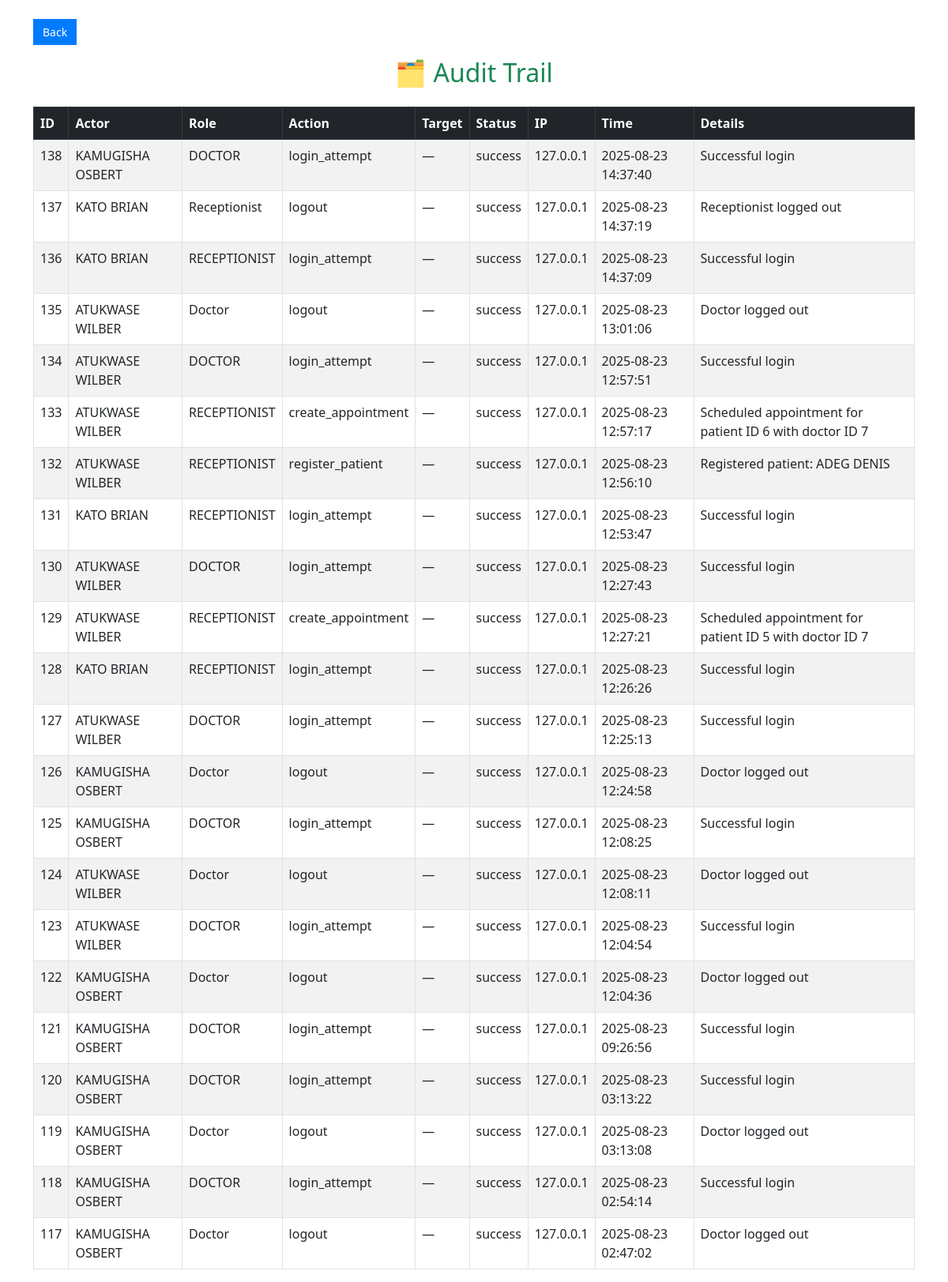
/admin/audit-trail (signed in), run on an earlier commit of the app's database.
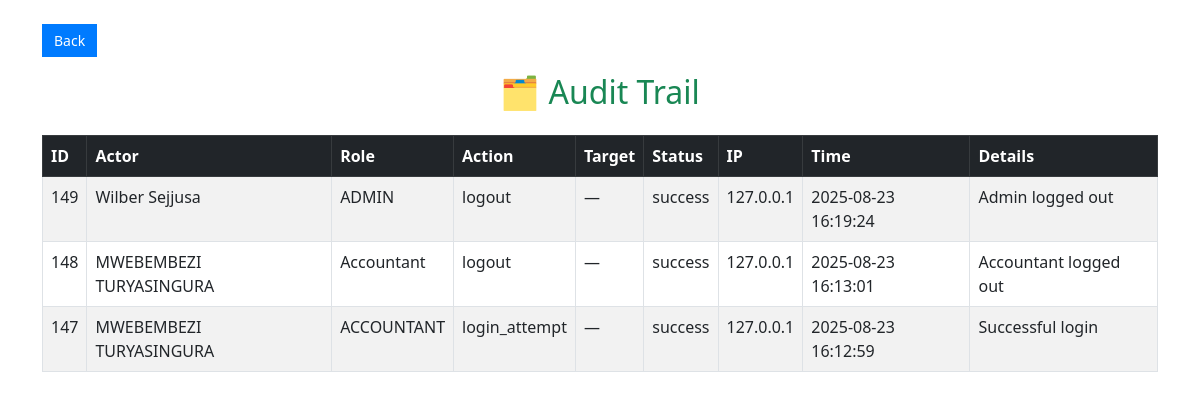
And on a later commit of the database.
### tables this page shows
CREATE TABLE audit_trail (
    id INTEGER PRIMARY KEY AUTOINCREMENT,
    actor_id INTEGER NOT NULL,
    actor_role TEXT NOT NULL,
    first_name TEXT NOT NULL,
    last_name TEXT NOT NULL,
    action TEXT NOT NULL,
    target_user_id INTEGER,
    timestamp TEXT NOT NULL,
    details TEXT, status TEXT, ip_address TEXT,
    FOREIGN KEY (actor_id) REFERENCES users(id),
    FOREIGN KEY (target_user_id) REFERENCES users(id)
);

### routes/admin_routes.py (the view)
@admin_bp.route('/audit-trail')
def audit_trail():
    if 'admin_id' not in session:
        return redirect(url_for('admin.admin_login'))
    conn = get_db_connection()  # ✅ Centralized connection
    cursor = conn.cursor()
    cursor.execute("SELECT * FROM audit_trail ORDER BY timestamp DESC")
    entries = cursor.fetchall()
    conn.close()
    return render_template('admin/audit_trail.html', entries=entries)

### utils/db.py (called while the page is built)
def get_db_connection():
    db_path = os.path.join(os.path.dirname(__file__), '..', 'hospital.db')
    db_path = os.path.abspath(db_path)  # ✅ Ensures full path
    conn = sqlite3.connect(db_path)
    conn.row_factory = sqlite3.Row     # ✅ Enables dict-like access to rows
    return conn

### templates/admin/audit_trail.html (shortened to what this page needs)
<!DOCTYPE html>
<html lang="en">
<head>
    <link href="https://cdn.jsdelivr.net/npm/bootstrap@5.3.0/dist/css/bootstrap.min.css" rel="stylesheet">
</head>
<body>
<div class="container mt-4">
    <button onclick="window.history.back()" class="back-btn mb-3 d-inline-block">Back</button>
    <h2 class="text-center text-success">🗂️ Audit Trail</h2>
    <table class="table table-bordered table-striped mt-4">
        <thead class="table-dark">
            <tr>
                <th>ID</th>
                <th>Actor</th>
                <th>Role</th>
                <th>Action</th>
                <th>Target</th>
                <th>Status</th>
                <th>IP</th>
                <th>Time</th>
                <th>Details</th>
            </tr>
        </thead>
        <tbody>
            {% for entry in entries %}
            <tr>
                <td>{{ entry[0] }}</td>
                <td>{{ entry[3] }} {{ entry[4] }}</td>
                <td>{{ entry[2] }}</td>
                <td>{{ entry[5] }}</td>
                <td>{{ entry[6] or '—' }}</td>
                <td>{{ entry[9] or '—' }}</td>
                <td>{{ entry[10] or '—' }}</td>
                <td>{{ entry[7] }}</td>
                <td>{{ entry[8] }}</td>
            </tr>
            {% endfor %}
        </tbody>
    </table>
</div>
</body>
</html>

### templates/admin/audit_trail.html (style rules this page uses)
.back-btn { background-color: #007BFF; color: white; border: none; padding: 6px 12px; font-size: 14px; text-decoration: none; }

What changed in the data, as far as the page shows it:
removed audit_trail: id "138", first_name "KAMUGISHA", last_name "OSBERT", actor_role "DOCTOR", action "login_attempt", entry "—", status "success", ip_address "127.0.0.1", timestamp "2025-08-23 14:37:40", details "Successful login"
removed audit_trail: id "137", first_name "KATO", last_name "BRIAN", actor_role "Receptionist", action "logout", entry "—", status "success", ip_address "127.0.0.1", timestamp "2025-08-23 14:37:19", details "Receptionist logged out"
removed audit_trail: id "136", first_name "KATO", last_name "BRIAN", actor_role "RECEPTIONIST", action "login_attempt", entry "—", status "success", ip_address "127.0.0.1", timestamp "2025-08-23 14:37:09", details "Successful login"
removed audit_trail: id "135", first_name "ATUKWASE", last_name "WILBER", actor_role "Doctor", action "logout", entry "—", status "success", ip_address "127.0.0.1", timestamp "2025-08-23 13:01:06", details "Doctor logged out"
removed audit_trail: id "134", first_name "ATUKWASE", last_name "WILBER", actor_role "DOCTOR", action "login_attempt", entry "—", status "success", ip_address "127.0.0.1", timestamp "2025-08-23 12:57:51", details "Successful login"
removed audit_trail: id "133", first_name "ATUKWASE", last_name "WILBER", actor_role "RECEPTIONIST", action "create_appointment", entry "—", status "success", ip_address "127.0.0.1", timestamp "2025-08-23 12:57:17", details "Scheduled appointment for patient ID 6 with doctor ID 7"
removed audit_trail: id "132", first_name "ATUKWASE", last_name "WILBER", actor_role "RECEPTIONIST", action "register_patient", entry "—", status "success", ip_address "127.0.0.1", timestamp "2025-08-23 12:56:10", details "Registered patient: ADEG DENIS"
removed audit_trail: id "131", first_name "KATO", last_name "BRIAN", actor_role "RECEPTIONIST", action "login_attempt", entry "—", status "success", ip_address "127.0.0.1", timestamp "2025-08-23 12:53:47", details "Successful login"
removed audit_trail: id "130", first_name "ATUKWASE", last_name "WILBER", actor_role "DOCTOR", action "login_attempt", entry "—", status "success", ip_address "127.0.0.1", timestamp "2025-08-23 12:27:43", details "Successful login"
removed audit_trail: id "129", first_name "ATUKWASE", last_name "WILBER", actor_role "RECEPTIONIST", action "create_appointment", entry "—", status "success", ip_address "127.0.0.1", timestamp "2025-08-23 12:27:21", details "Scheduled appointment for patient ID 5 with doctor ID 7"
removed audit_trail: id "128", first_name "KATO", last_name "BRIAN", actor_role "RECEPTIONIST", action "login_attempt", entry "—", status "success", ip_address "127.0.0.1", timestamp "2025-08-23 12:26:26", details "Successful login"
removed audit_trail: id "127", first_name "ATUKWASE", last_name "WILBER", actor_role "DOCTOR", action "login_attempt", entry "—", status "success", ip_address "127.0.0.1", timestamp "2025-08-23 12:25:13", details "Successful login"
removed audit_trail: id "126", first_name "KAMUGISHA", last_name "OSBERT", actor_role "Doctor", action "logout", entry "—", status "success", ip_address "127.0.0.1", timestamp "2025-08-23 12:24:58", details "Doctor logged out"
removed audit_trail: id "125", first_name "KAMUGISHA", last_name "OSBERT", actor_role "DOCTOR", action "login_attempt", entry "—", status "success", ip_address "127.0.0.1", timestamp "2025-08-23 12:08:25", details "Successful login"
removed audit_trail: id "124", first_name "ATUKWASE", last_name "WILBER", actor_role "Doctor", action "logout", entry "—", status "success", ip_address "127.0.0.1", timestamp "2025-08-23 12:08:11", details "Doctor logged out"
removed audit_trail: id "123", first_name "ATUKWASE", last_name "WILBER", actor_role "DOCTOR", action "login_attempt", entry "—", status "success", ip_address "127.0.0.1", timestamp "2025-08-23 12:04:54", details "Successful login"
removed audit_trail: id "122", first_name "KAMUGISHA", last_name "OSBERT", actor_role "Doctor", action "logout", entry "—", status "success", ip_address "127.0.0.1", timestamp "2025-08-23 12:04:36", details "Doctor logged out"
removed audit_trail: id "121", first_name "KAMUGISHA", last_name "OSBERT", actor_role "DOCTOR", action "login_attempt", entry "—", status "success", ip_address "127.0.0.1", timestamp "2025-08-23 09:26:56", details "Successful login"
removed audit_trail: id "120", first_name "KAMUGISHA", last_name "OSBERT", actor_role "DOCTOR", action "login_attempt", entry "—", status "success", ip_address "127.0.0.1", timestamp "2025-08-23 03:13:22", details "Successful login"
removed audit_trail: id "119", first_name "KAMUGISHA", last_name "OSBERT", actor_role "Doctor", action "logout", entry "—", status "success", ip_address "127.0.0.1", timestamp "2025-08-23 03:13:08", details "Doctor logged out"
removed audit_trail: id "118", first_name "KAMUGISHA", last_name "OSBERT", actor_role "DOCTOR", action "login_attempt", entry "—", status "success", ip_address "127.0.0.1", timestamp "2025-08-23 02:54:14", details "Successful login"
removed audit_trail: id "117", first_name "KAMUGISHA", last_name "OSBERT", actor_role "Doctor", action "logout", entry "—", status "success", ip_address "127.0.0.1", timestamp "2025-08-23 02:47:02", details "Doctor logged out"
added audit_trail: id "149", first_name "Wilber", last_name "Sejjusa", actor_role "ADMIN", action "logout", entry "—", status "success", ip_address "127.0.0.1", timestamp "2025-08-23 16:19:24", details "Admin logged out"
added audit_trail: id "148", first_name "MWEBEMBEZI", last_name "TURYASINGURA", actor_role "Accountant", action "logout", entry "—", status "success", ip_address "127.0.0.1", timestamp "2025-08-23 16:13:01", details "Accountant logged out"
added audit_trail: id "147", first_name "MWEBEMBEZI", last_name "TURYASINGURA", actor_role "ACCOUNTANT", action "login_attempt", entry "—", status "success", ip_address "127.0.0.1", timestamp "2025-08-23 16:12:59", details "Successful login"
